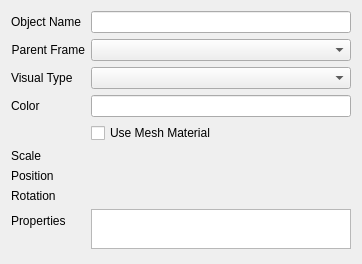
<?xml version="1.0" encoding="UTF-8"?>
<ui version="4.0">
 <class>ObjectInfoWidget</class>
 <widget class="QWidget" name="ObjectInfoWidget">
  <property name="geometry">
   <rect>
    <x>0</x>
    <y>0</y>
    <width>362</width>
    <height>264</height>
   </rect>
  </property>
  <property name="sizePolicy">
   <sizepolicy hsizetype="Minimum" vsizetype="Minimum">
    <horstretch>0</horstretch>
    <verstretch>0</verstretch>
   </sizepolicy>
  </property>
  <property name="windowTitle">
   <string>Form</string>
  </property>
  <layout class="QFormLayout" name="formLayout">
   <item row="0" column="0">
    <widget class="QLabel" name="label">
     <property name="text">
      <string>Object Name</string>
     </property>
     <property name="alignment">
      <set>Qt::AlignRight|Qt::AlignTrailing|Qt::AlignVCenter</set>
     </property>
    </widget>
   </item>
   <item row="0" column="1">
    <widget class="QLineEdit" name="leName"/>
   </item>
   <item row="1" column="0">
    <widget class="QLabel" name="label_2">
     <property name="text">
      <string>Parent Frame</string>
     </property>
     <property name="alignment">
      <set>Qt::AlignRight|Qt::AlignTrailing|Qt::AlignVCenter</set>
     </property>
    </widget>
   </item>
   <item row="1" column="1">
    <widget class="rviz::EditableComboBox" name="cbParentFrame">
     <property name="sizePolicy">
      <sizepolicy hsizetype="Minimum" vsizetype="Fixed">
       <horstretch>0</horstretch>
       <verstretch>0</verstretch>
      </sizepolicy>
     </property>
    </widget>
   </item>
   <item row="2" column="0">
    <widget class="QLabel" name="label_3">
     <property name="text">
      <string>Visual Type</string>
     </property>
    </widget>
   </item>
   <item row="2" column="1">
    <widget class="QComboBox" name="cbVisual">
     <property name="sizePolicy">
      <sizepolicy hsizetype="Minimum" vsizetype="Fixed">
       <horstretch>0</horstretch>
       <verstretch>0</verstretch>
      </sizepolicy>
     </property>
    </widget>
   </item>
   <item row="3" column="0">
    <widget class="QLabel" name="label_4">
     <property name="text">
      <string>Color</string>
     </property>
    </widget>
   </item>
   <item row="3" column="1">
    <widget class="giskard_sim::ColorEditor" name="leColor"/>
   </item>
   <item row="4" column="1">
    <widget class="QCheckBox" name="cbUseMaterial">
     <property name="text">
      <string>Use Mesh Material</string>
     </property>
    </widget>
   </item>
   <item row="5" column="0">
    <widget class="QLabel" name="label_5">
     <property name="text">
      <string>Scale</string>
     </property>
    </widget>
   </item>
   <item row="5" column="1">
    <widget class="giskard_sim::VectorWidget" name="vwScale" native="true">
     <property name="sizePolicy">
      <sizepolicy hsizetype="Minimum" vsizetype="Preferred">
       <horstretch>0</horstretch>
       <verstretch>0</verstretch>
      </sizepolicy>
     </property>
    </widget>
   </item>
   <item row="6" column="0">
    <widget class="QLabel" name="label_6">
     <property name="text">
      <string>Position</string>
     </property>
    </widget>
   </item>
   <item row="6" column="1">
    <widget class="giskard_sim::VectorWidget" name="vwPosition" native="true">
     <property name="sizePolicy">
      <sizepolicy hsizetype="Minimum" vsizetype="Preferred">
       <horstretch>0</horstretch>
       <verstretch>0</verstretch>
      </sizepolicy>
     </property>
    </widget>
   </item>
   <item row="7" column="0">
    <widget class="QLabel" name="label_7">
     <property name="text">
      <string>Rotation</string>
     </property>
    </widget>
   </item>
   <item row="7" column="1">
    <widget class="giskard_sim::VectorWidget" name="vwRotation" native="true">
     <property name="sizePolicy">
      <sizepolicy hsizetype="Minimum" vsizetype="Preferred">
       <horstretch>0</horstretch>
       <verstretch>0</verstretch>
      </sizepolicy>
     </property>
    </widget>
   </item>
   <item row="8" column="0">
    <widget class="QLabel" name="label_8">
     <property name="text">
      <string>Properties</string>
     </property>
    </widget>
   </item>
   <item row="8" column="1">
    <widget class="QPlainTextEdit" name="teProperties">
     <property name="sizePolicy">
      <sizepolicy hsizetype="Minimum" vsizetype="Maximum">
       <horstretch>0</horstretch>
       <verstretch>0</verstretch>
      </sizepolicy>
     </property>
     <property name="maximumSize">
      <size>
       <width>16777215</width>
       <height>40</height>
      </size>
     </property>
    </widget>
   </item>
  </layout>
 </widget>
 <customwidgets>
  <customwidget>
   <class>rviz::EditableComboBox</class>
   <extends>QComboBox</extends>
   <header>rviz/properties/editable_combo_box.h</header>
  </customwidget>
  <customwidget>
   <class>giskard_sim::ColorEditor</class>
   <extends>QLineEdit</extends>
   <header>giskard_sim/color_editor.h</header>
  </customwidget>
  <customwidget>
   <class>giskard_sim::VectorWidget</class>
   <extends>QWidget</extends>
   <header>giskard_sim/vector_widget.h</header>
   <container>1</container>
   <slots>
    <signal>valueChanged(Eigen::Vector3d)</signal>
   </slots>
  </customwidget>
 </customwidgets>
 <resources/>
 <connections>
  <connection>
   <sender>vwScale</sender>
   <signal>valueChanged(Eigen::Vector3d)</signal>
   <receiver>ObjectInfoWidget</receiver>
   <slot>onScaleChanged(Eigen::Vector3d)</slot>
   <hints>
    <hint type="sourcelabel">
     <x>337</x>
     <y>166</y>
    </hint>
    <hint type="destinationlabel">
     <x>521</x>
     <y>136</y>
    </hint>
   </hints>
  </connection>
  <connection>
   <sender>vwPosition</sender>
   <signal>valueChanged(Eigen::Vector3d)</signal>
   <receiver>ObjectInfoWidget</receiver>
   <slot>onPositionChanged(Eigen::Vector3d)</slot>
   <hints>
    <hint type="sourcelabel">
     <x>243</x>
     <y>187</y>
    </hint>
    <hint type="destinationlabel">
     <x>550</x>
     <y>166</y>
    </hint>
   </hints>
  </connection>
  <connection>
   <sender>vwRotation</sender>
   <signal>valueChanged(Eigen::Vector3d)</signal>
   <receiver>ObjectInfoWidget</receiver>
   <slot>onRotationChanged(Eigen::Vector3d)</slot>
   <hints>
    <hint type="sourcelabel">
     <x>342</x>
     <y>208</y>
    </hint>
    <hint type="destinationlabel">
     <x>536</x>
     <y>204</y>
    </hint>
   </hints>
  </connection>
  <connection>
   <sender>leColor</sender>
   <signal>textChanged(QString)</signal>
   <receiver>ObjectInfoWidget</receiver>
   <slot>onColorChanged()</slot>
   <hints>
    <hint type="sourcelabel">
     <x>352</x>
     <y>118</y>
    </hint>
    <hint type="destinationlabel">
     <x>544</x>
     <y>111</y>
    </hint>
   </hints>
  </connection>
  <connection>
   <sender>cbVisual</sender>
   <signal>currentIndexChanged(int)</signal>
   <receiver>ObjectInfoWidget</receiver>
   <slot>onVisualChanged(int)</slot>
   <hints>
    <hint type="sourcelabel">
     <x>352</x>
     <y>89</y>
    </hint>
    <hint type="destinationlabel">
     <x>566</x>
     <y>86</y>
    </hint>
   </hints>
  </connection>
  <connection>
   <sender>cbParentFrame</sender>
   <signal>currentIndexChanged(QString)</signal>
   <receiver>ObjectInfoWidget</receiver>
   <slot>onParentChanged(QString)</slot>
   <hints>
    <hint type="sourcelabel">
     <x>288</x>
     <y>52</y>
    </hint>
    <hint type="destinationlabel">
     <x>543</x>
     <y>44</y>
    </hint>
   </hints>
  </connection>
  <connection>
   <sender>leName</sender>
   <signal>editingFinished()</signal>
   <receiver>ObjectInfoWidget</receiver>
   <slot>onNameChanged()</slot>
   <hints>
    <hint type="sourcelabel">
     <x>352</x>
     <y>28</y>
    </hint>
    <hint type="destinationlabel">
     <x>475</x>
     <y>20</y>
    </hint>
   </hints>
  </connection>
 </connections>
 <slots>
  <slot>onScaleChanged(Eigen::Vector3d)</slot>
  <slot>onPositionChanged(Eigen::Vector3d)</slot>
  <slot>onRotationChanged(Eigen::Vector3d)</slot>
  <slot>onColorChanged()</slot>
  <slot>onParentChanged(QString)</slot>
  <slot>onVisualChanged(int)</slot>
  <slot>onNameChanged()</slot>
 </slots>
</ui>
